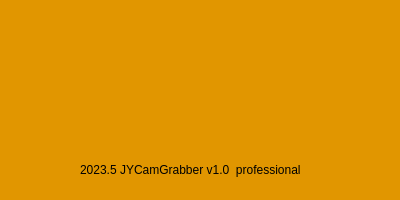
<?xml version="1.0" encoding="UTF-8"?>
<ui version="4.0">
 <class>CLogDialog</class>
 <widget class="QDialog" name="CLogDialog">
  <property name="geometry">
   <rect>
    <x>0</x>
    <y>0</y>
    <width>400</width>
    <height>200</height>
   </rect>
  </property>
  <property name="windowTitle">
   <string>Dialog</string>
  </property>
  <property name="styleSheet">
   <string notr="true">background-color: rgb(225, 150, 0);</string>
  </property>
  <widget class="QLabel" name="label">
   <property name="geometry">
    <rect>
     <x>100</x>
     <y>40</y>
     <width>200</width>
     <height>100</height>
    </rect>
   </property>
   <property name="text">
    <string/>
   </property>
   <property name="pixmap">
    <pixmap resource="Resource.qrc">:/ICON/log.png</pixmap>
   </property>
  </widget>
  <widget class="QLabel" name="label_2">
   <property name="geometry">
    <rect>
     <x>80</x>
     <y>160</y>
     <width>240</width>
     <height>20</height>
    </rect>
   </property>
   <property name="text">
    <string>2023.5 JYCamGrabber v1.0  professional</string>
   </property>
  </widget>
 </widget>
 <resources>
  <include location="Resource.qrc"/>
 </resources>
 <connections/>
</ui>
